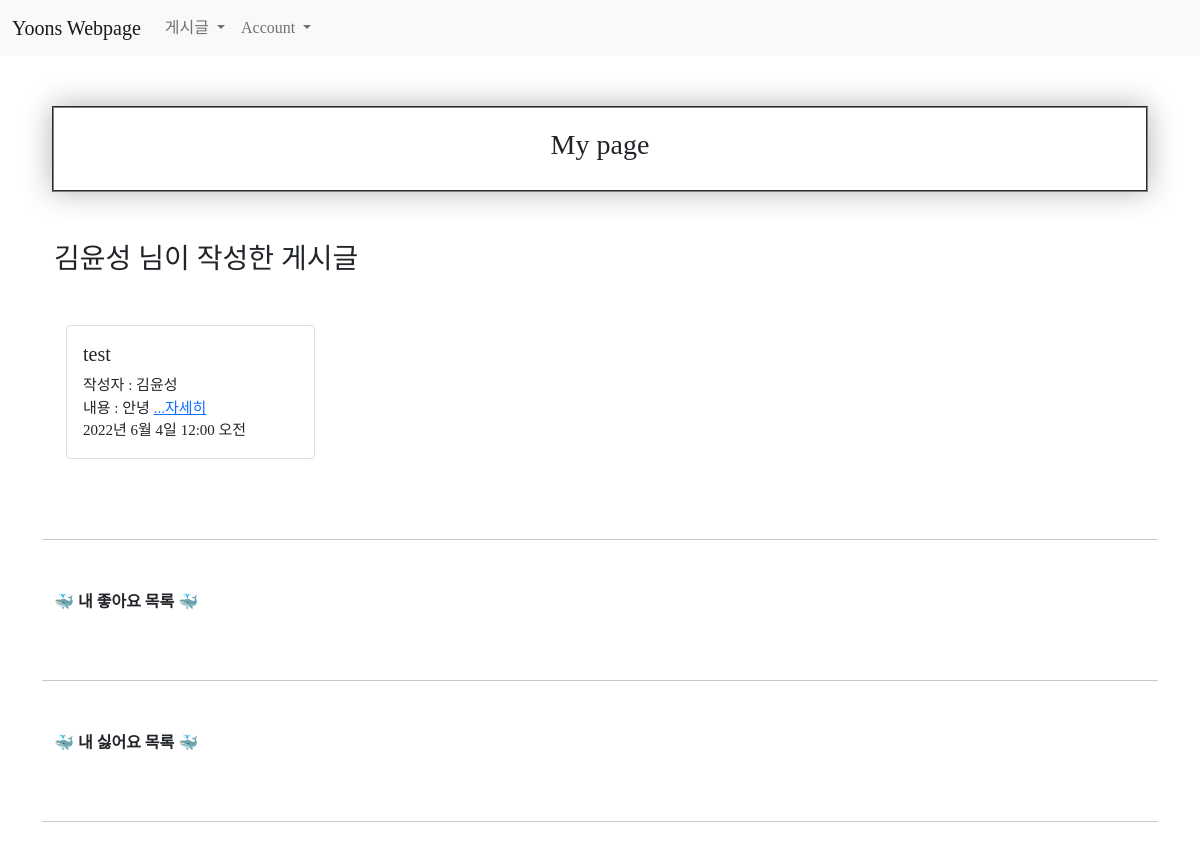
The app's page /users/mypage/ (signed in), older data.
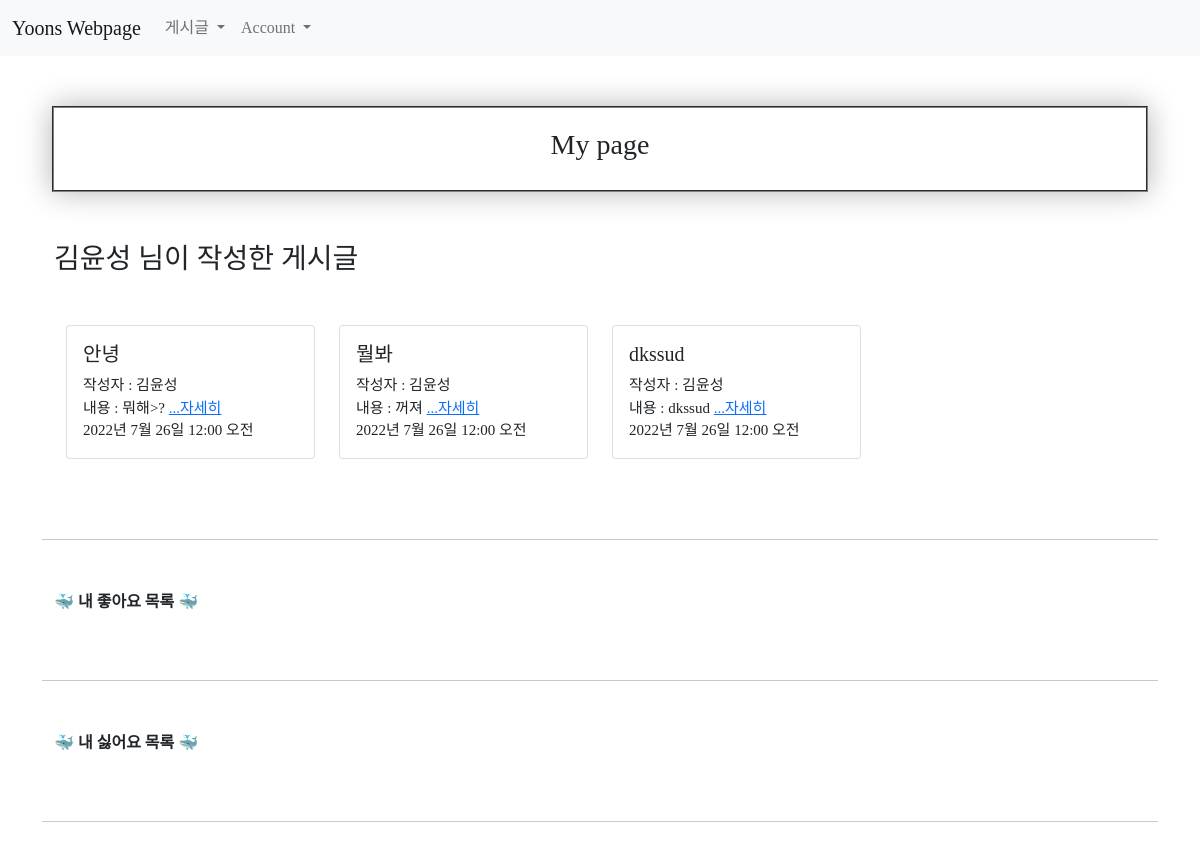
The same page, newer data.
### main/models.py (models this page shows, shortened)
class Post(models.Model):
    id = models.AutoField(primary_key=True)
    title = models.CharField(max_length=200)
    writer = models.ForeignKey(User, on_delete=models.CASCADE)
    pub_date = models.DateTimeField()
    body = models.TextField()
    image = models.ImageField(upload_to = "post/", blank=True, null=True)
    user = models.ForeignKey(User,on_delete=models.CASCADE,null=True)
    like_user_set = models.ManyToManyField(User, blank=True, related_name='likes_user_set',through='Like')
    dislike_user_set = models.ManyToManyField(User, blank=True, related_name='dislikes_user_set',through='Dislike')
    def summary(self):
        return self.body[:20]

### users/views.py (the view)
# urls.py: path('mypage/', mypage, name="mypage"),
def mypage(request):
    user=request.user
    posts=Post.objects.filter(writer=user)
    return render(request,'users/mypage.html',{'posts':posts})

### users/templates/users/mypage.html (shortened to what this page needs)
{% extends 'base.html' %}
{% load static %}
{% block content %}
<div class="hello">
    <h3>My page</h3></div>
<div class="container">
    <h3 style="font-family:'scd3';">{{user.last_name}}{{user.first_name}} 님이 작성한 게시글</h3>
        <div class="container">
            <div class="row">
                {% for post in posts %}
                    <div class="col-md-3 col-6 item_list__card">
                        <div class="card" style="font-family: 'scd3';">
                                <div class="card-body" style="font-size:15px">
                                    <h5 class="card-title">{{ post.title }}</h5>
                                    작성자 : {{post.writer.last_name}}{{post.writer.first_name}}<br>
                                    내용 : {{post.summary}}
                                    <a href="{% url 'main:detail' post.id %}">...자세히</a><br>
                                    {{post.pub_date}}
                                    <br>
                                </div>
                        </div>
                    </div>
                {% endfor %}
            </div>
        </div>
</div><hr>
    <div class="container">
        <p style="font-weight:bold; font-family:'scd3';">🐳 내 좋아요 목록 🐳</p>
    </div><hr>
<div class="container">
    <p style="font-weight:bold; font-family:'scd3';">🐳 내 싫어요 목록 🐳</p>
</div><hr>
{% endblock content %}

### sns_project/templates/base.html (shortened to what this page needs)
<DOCTYPE html>
    {% load static %}
    <html>
    <head>
        <link rel="stylesheet" href="{% static 'css/show.css' %}">
        <link href="https://cdn.jsdelivr.net/npm/bootstrap@5.1.3/dist/css/bootstrap.min.css" rel="stylesheet">
    </head>
    <body>
        {% include 'shared/_botton.html' %}
        <div class = "container">
            {% block content %}
            {% endblock %}
        </div>
    </body>

### sns_project/templates/shared/_botton.html (shortened to what this page needs)
<nav class="navbar navbar-expand-lg navbar-light bg-light">
    <div class="container-fluid">
        <a class="navbar-brand" href="{% url 'main:showmain' %}" style="font-family: 'scd3';">Yoons Webpage</a>
        <div class="collapse navbar-collapse" id="navbarSupportedContent">
        <ul class="navbar-nav me-auto mb-2 mb-lg-0">
            <li class="nav-item dropdown">
            <a class="nav-link dropdown-toggle" href="#" id="navbarDropdown" role="button" data-bs-toggle="dropdown" aria-expanded="false" style="font-family: 'scd3';">
                게시글
            </a>
            </li>
            <li class="nav-item dropdown">
            <a class="nav-link dropdown-toggle" href="#" id="navbarDropdown" role="button" data-bs-toggle="dropdown" aria-expanded="false" style="font-family: 'scd3';">
            Account
            </a>
            </li>
        </ul>
        </div>
    </div>
    </nav>

### sns_project/static/css/show.css (style rules this page uses)
.hello { font-family: 'scd5'; text-align: center; margin: 10px; padding: 20px; border: 2px groove gray; box-shadow: 0 0 30px 0 rgba(0,0,0,0.3); }
.container { margin-top: 50px; margin-bottom: 50px; }
.card { margin-bottom: 30px; }

Row changes from the older to the newer data that the page shows:
removed Post: title "test", writer.last_name "김", writer.first_name "윤성", summary "안녕", pub_date "2022년 6월 4일 12:00 오전"
added Post: title "안녕", writer.last_name "김", writer.first_name "윤성", summary "뭐해>?", pub_date "2022년 7월 26일 12:00 오전"
added Post: title "뭘봐", writer.last_name "김", writer.first_name "윤성", summary "꺼져", pub_date "2022년 7월 26일 12:00 오전"
added Post: title "dkssud", writer.last_name "김", writer.first_name "윤성", summary "dkssud", pub_date "2022년 7월 26일 12:00 오전"
